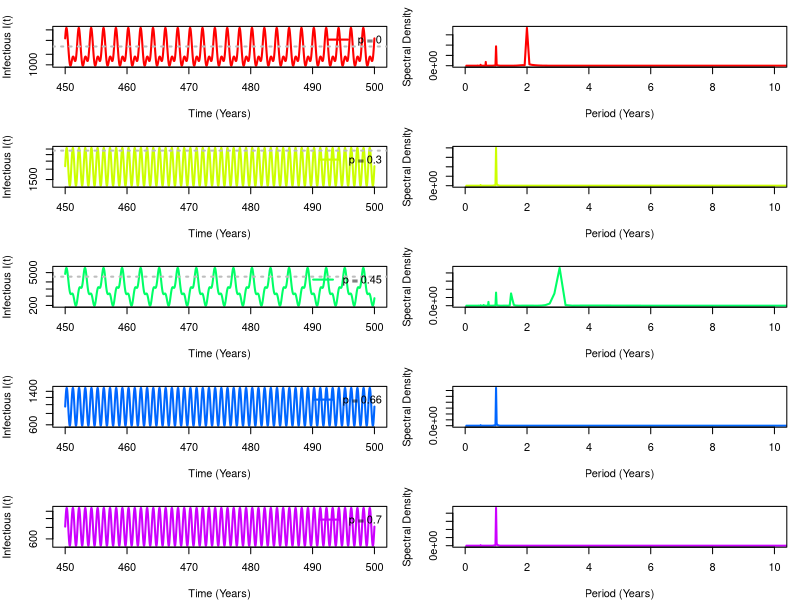
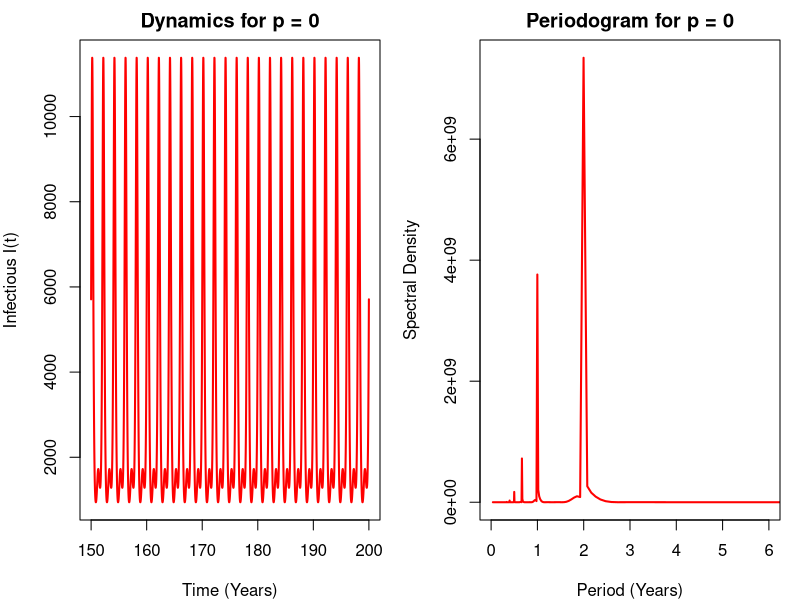
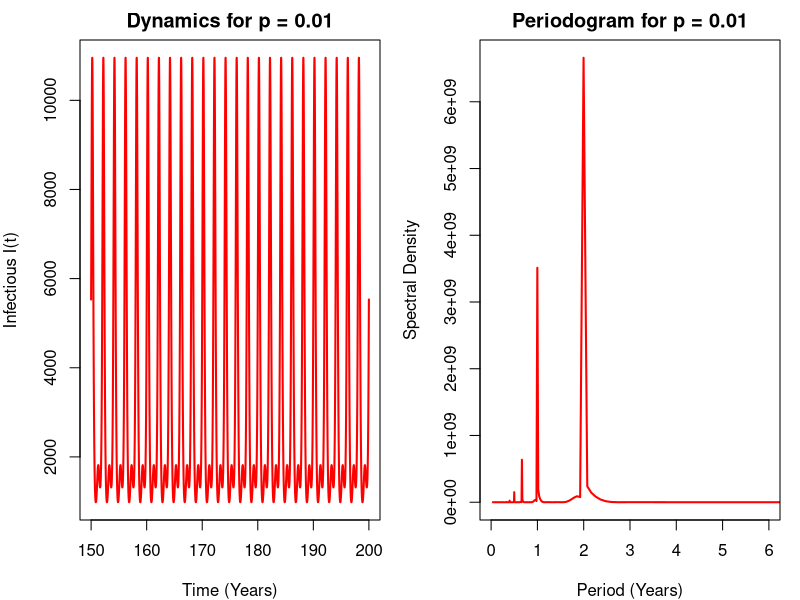
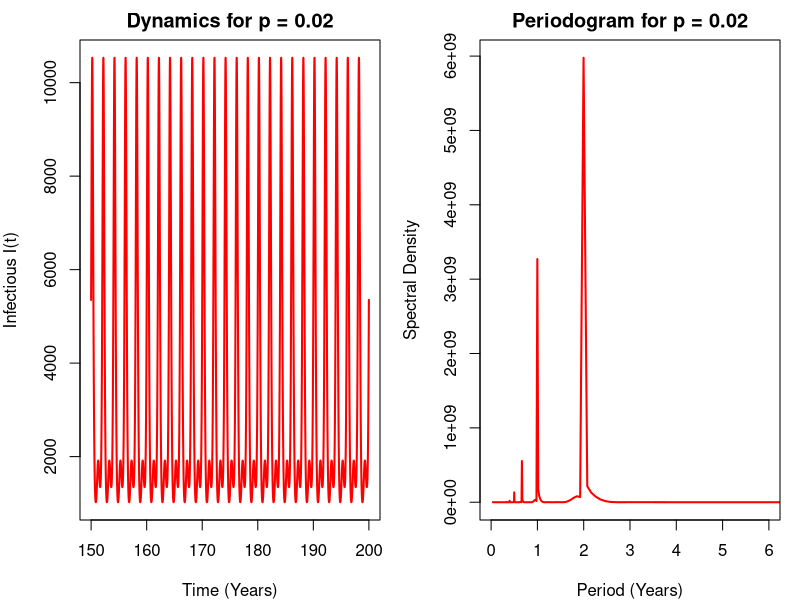
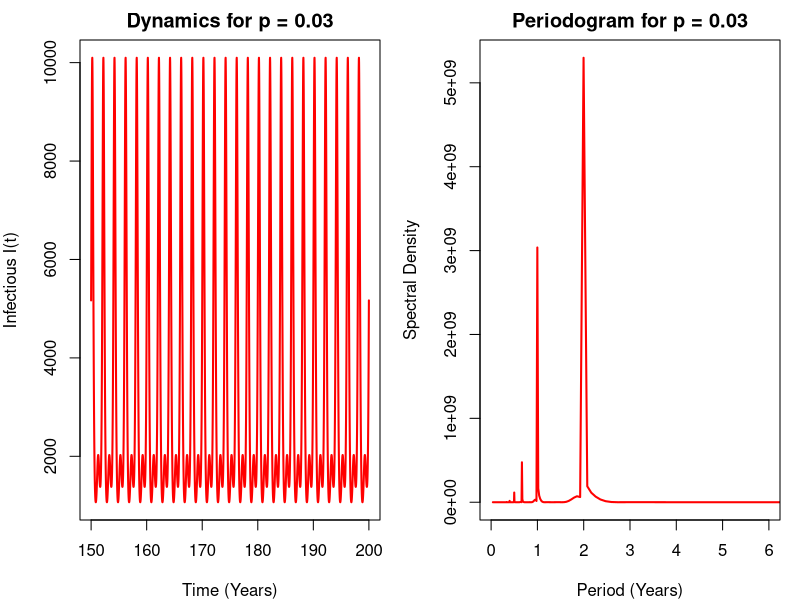
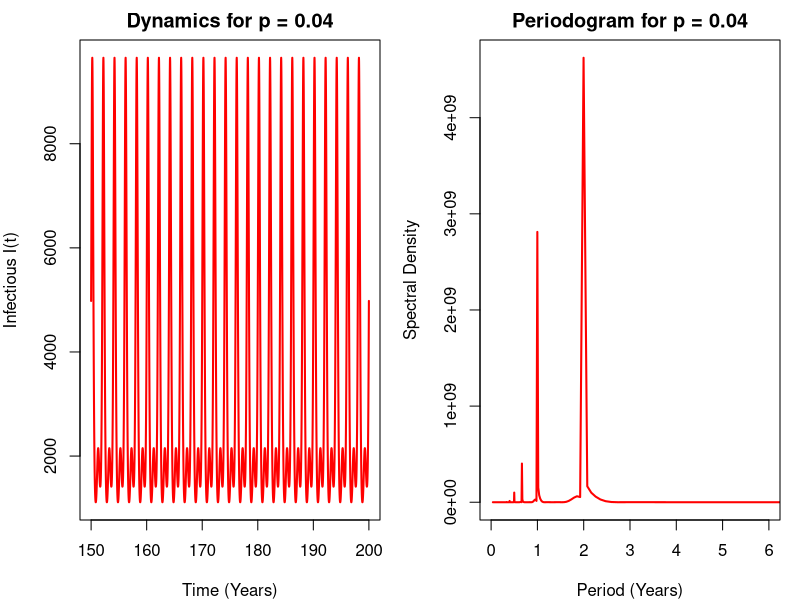
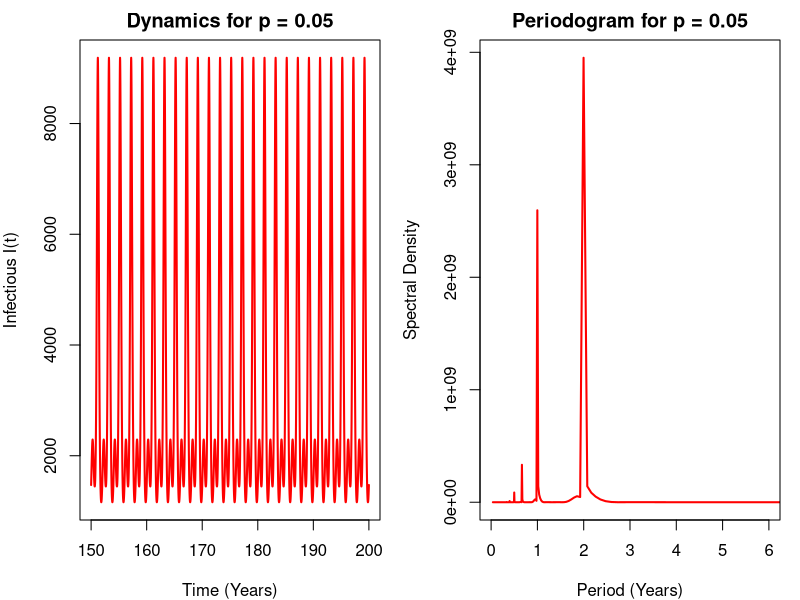
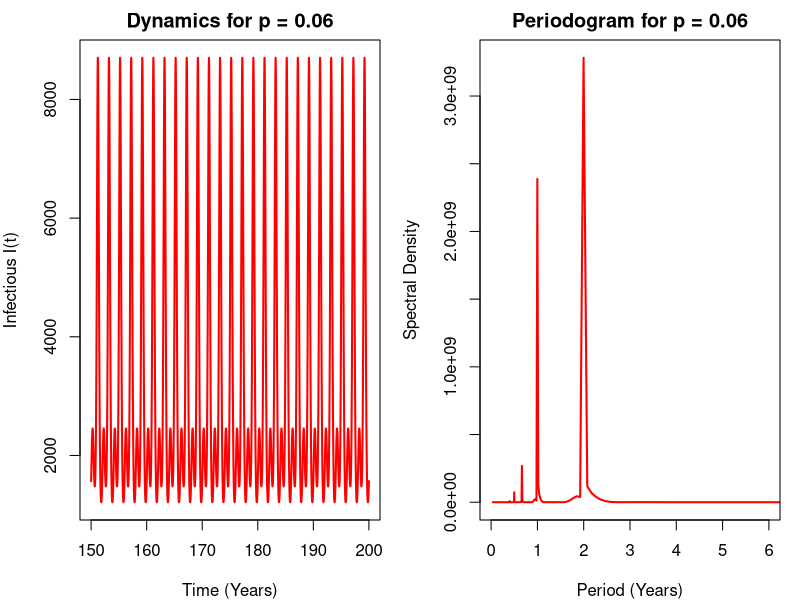

Generate these figures, in order, with R:

##### Allow to settle after times 1000, then plot only for the last 50 years
library(deSolve)

# Parameters
N <- 5000000                      # Total population
mu <- 1 / 50                      # Birth/death rate (annual)
gamma <- 365 / 13                 # Recovery rate (13-day infectious period)
R0 <- 17                          # Basic reproduction number
beta <- R0 * (gamma + mu)         # Transmission rate
alpha <- 0.1                      # Seasonal forcing amplitude
p <- 0.66                           # Placeholder for vaccination rate

# Combine into a parameter vector
parms <- c(
  beta = beta,
  gamma = gamma,
  mu = mu,
  alpha = alpha,
  N = N,
  p = p
)

# Equilibrium
Seqm <- (with(as.list(parms), N / R0))
Ieqm <- (with(as.list(parms), N * mu / (gamma + mu) * (1 - 1 / R0)))

# Initial state near equilibrium
Si <- round((Seqm + (N-Seqm)*0.01))  # Slightly perturbed from equilibrium
Ii <- round((Ieqm * 0.9))                # 90% of equilibrium infectious population
Ri <- round(N - Si - Ii)                 # Remaining population in recovered state
ic <- c(S = Si, I = Ii, R = Ri)          # Initial condition vector

# SIR Model with Seasonal Forcing and Vaccination
SIR.vector.field <- function(t, vars, parms) {
  with(as.list(c(parms, vars)), {
    # Seasonal forcing for transmission rate
    beta_t <- beta * (1 + alpha * cos(2 * pi * t))
    
    # Differential equations
    dS <- mu * (1 - p) * N - beta_t * S * I / N - mu * S
    dI <- beta_t * S * I / N - gamma * I - mu * I
    dR <- gamma * I + mu * p * N - mu * R
    
    # Return the derivatives
    list(c(dS, dI, dR))
  })
}


# Periodogram Function
periodogram_d <- function(df, xlim = c(0, 10), color, ...) {
  with(df, {
    s <- spectrum(I, plot = FALSE)
    adjusted_freq <- 52 * s$freq  # Convert from weeks to years
    periods <- 1 / adjusted_freq
    plot(
      periods, s$spec, type = "l", col = color, lwd = 2,
      xlab = "Period (Years)", ylab = "Spectral Density",
      xlim = xlim, ...
    )
  })
}

# Define a sequence of p values to iterate over
p_values <- c(0, 0.3, 0.45, 0.66, 0.7)
colors <- rainbow(length(p_values))

# Time sequence for the simulation
times <- seq(0,500, by = 1/52)

par(mfrow = c(length(p_values), 2), mar = c(4, 4, 2, 1))

# Loop over each value of p
for (i in seq_along(p_values)) {
  p <- p_values[i]
  
  # Update parameters
  parms <- c(
    beta = beta,
    gamma = gamma,
    mu = mu,
    alpha = alpha,
    N = N,
    p = p
  )
  
  # Solve the ODE system
  soln <- as.data.frame(ode(y = ic, times = times, func = SIR.vector.field, parms = parms))
  
  # Subset to the last 50 years
  last_50_years <- soln[soln$time >= (max(times) - 50), ]
  
  
  # Plot the infectious population I(t) for the last 50 years
  plot(
    x = last_50_years[, "time"], 
    y = last_50_years[, "I"], 
    log = "y", 
    type = "l", 
    col = colors[i], 
    lwd = 2,
    xlab = "Time (Years)", 
    ylab = "Infectious I(t)"
  )
  abline(h = Ieqm, lty = "dotted", lwd = 2, col = "grey")
  legend(
    "topright", 
    legend = paste("p =", p), 
    col = colors[i], 
    lty = 1, 
    lwd = 2, 
    bty = "n"
  )
  
  
  # Plot the periodogram for the last 50 years
  periodogram_d(
    last_50_years, 
    xlim = c(0, 10), 
    color = colors[i]
  )
  title(main = paste("Periodogram with p =", p, "(Last 50 Years)"), line = 3)
}




##### SEE DRAMATIC CHANGES IN RANGE OF VALUES CLOSE TO 0.66 
#### ( can adapt this for what we want and choose to analyze certain ones )
## Define a finer grid of vaccination rates
# Define a finer grid of vaccination rates
p_values <- seq(0, 1, by = 0.01)
# colors <- rainbow(length(p_values))

# Initialize a data frame to store results
results <- data.frame(p = numeric(), dominant_period = numeric())

# Time sequence for the simulation
times <- seq(0, 200, by = 1/52)

# Open a PDF device to save the plots
# pdf("/Users/sarah/Desktop/McMaster/Math4MB3/project/images/Changes in Vaccination Rates p = 0 to 1.pdf", width = 8, height = 4)

# Loop over vaccination rates
for (i in seq_along(p_values)) {
  p <- p_values[i]
  
  # Update parameters
  parms <- c(beta = beta, gamma = gamma, mu = mu, alpha = alpha, N = N, p = p)
  
  # Solve the ODE system
  soln <- as.data.frame(ode(y = ic, times = times, func = SIR.vector.field, parms = parms))
  
  # Subset to the last 50 years
  last_50_years <- soln[soln$time >= (max(times) - 50), ]
  
  # Periodogram analysis
  s <- spectrum(last_50_years$I, plot = FALSE)
  adjusted_freq <- 52 * s$freq
  dominant_period <- 1 / adjusted_freq[which.max(s$spec)]
  
  # Store the result
  results <- rbind(results, data.frame(p = p, dominant_period = dominant_period))
  
  # Set up side-by-side plots
  par(mfrow = c(1, 2))
  
  # Plot the time series dynamics (left graph)
  plot(
    x = last_50_years$time, y = last_50_years$I, type = "l",
    col = "red", lwd = 2, xlab = "Time (Years)", ylab = "Infectious I(t)",
    main = paste("Dynamics for p =", round(p, 2))
  )
  
  # Plot the periodogram (right graph)
  plot(
    1 / (52 * s$freq), s$spec, type = "l", col = "red", lwd = 2,
    xlab = "Period (Years)", ylab = "Spectral Density",
    xlim = c(0, 6),
    main = paste("Periodogram for p =", round(p, 2))
  )
}

par(mfrow = c(1, 1))
# Visualize the dynamics
plot(
  results$p, results$dominant_period, type = "b", col = "blue", lwd = 2, pch = 20,
  xlab = "Vaccination Rate (p)", ylab = "Dominant Period (Years)",
  main = "Change in Dynamics with Vaccination Rate (Deterministic Model)"
)

# Close the PDF device
# dev.off()
